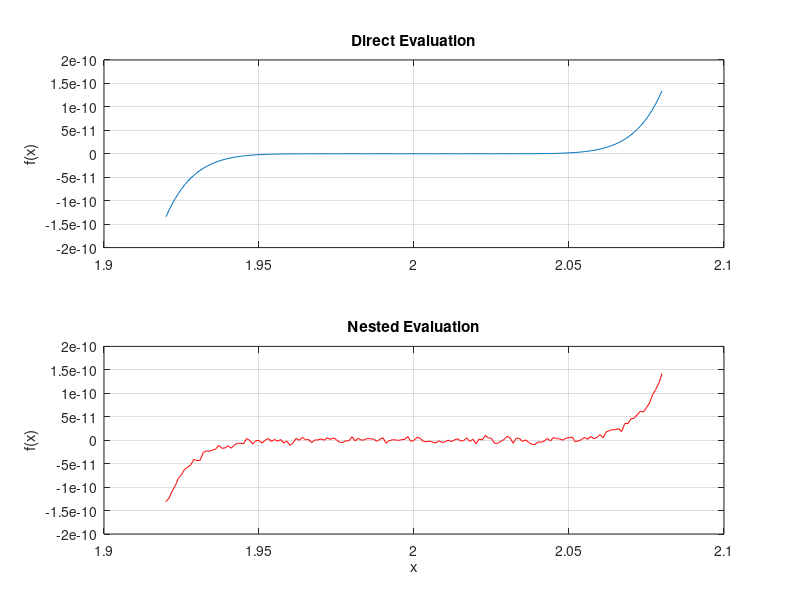

The MATLAB source for this figure:
clear

x = linspace(1.92, 2.08, 161);

y_direct = (x - 2).^9;

c = [1, -18, 144, -672, 2016, -4032, 5376, -4608, 2304, -512];

y_nested = zeros(size(x));

for j = 1:length(x)
    p = c(1);
    for i = 2:length(c)
        p = p * x(j) + c(i);
    end
    y_nested(j) = p;
end


subplot(2,1,1);
plot(x, y_direct);
grid on;
title('Direct Evaluation');
ylabel('f(x)');

subplot(2,1,2);
plot(x, y_nested, 'r');
grid on;
title('Nested Evaluation');
xlabel('x');
ylabel('f(x)');
